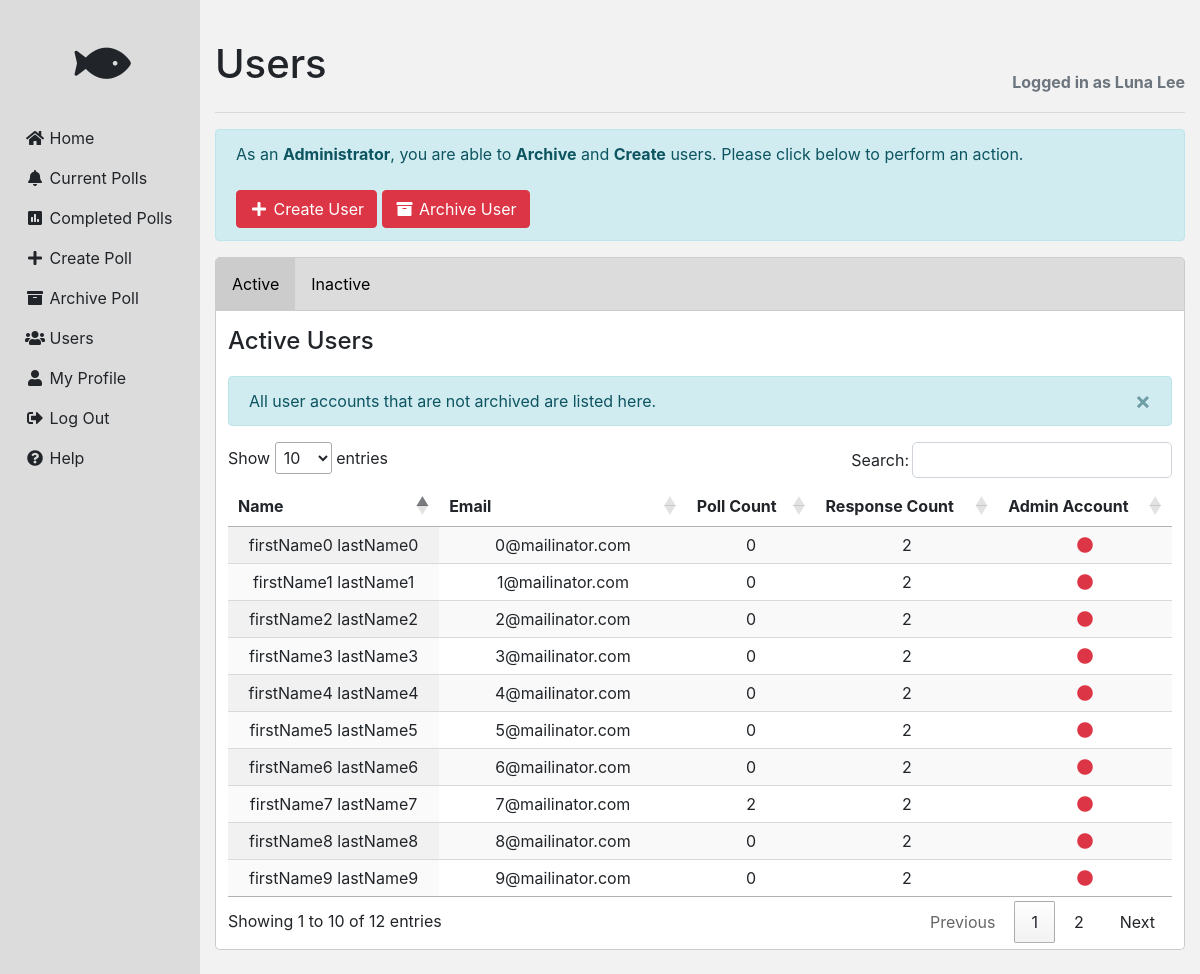
The app's page /users (signed in) with its own data.
### app/models.py (models this page shows, shortened)
class PaginatedAPIMixin(object):
    @staticmethod
    def to_collection_dict(query, page, per_page, endpoint, **kwargs):
        resources = query.paginate(page, per_page, False)
        data = {
            'items': [item.to_dict() for item in resources.items],
            '_meta': {
                'page': page,
                'per_page': per_page,
                'total_pages': resources.pages,
                'total_items': resources.total
            },
            '_links': {
                'self': url_for(endpoint, page=page, per_page=per_page,
                                **kwargs),
                'next': url_for(endpoint, page=page + 1, per_page=per_page,
                                **kwargs) if resources.has_next else None,
                'prev': url_for(endpoint, page=page - 1, per_page=per_page,
                                **kwargs) if resources.has_prev else None
            }
        }
        return data

class User(PaginatedAPIMixin, UserMixin, db.Model):
    __tablename__ = 'users'
    __table_args__ = {'sqlite_autoincrement': True}
    token = db.Column(db.String(32), index=True, unique=True)
    token_expiration = db.Column(db.DateTime)
    userId = db.Column(db.Integer, primary_key=True, autoincrement=True)
    firstName = db.Column(db.String(64), nullable=False)
    lastName = db.Column(db.String(64))
    username = db.Column(db.String(64), nullable=False, unique=True)
    pwdHash = db.Column(db.String(128))
    email = db.Column(db.String(128), nullable=False, unique=True)
    ad_street = db.Column(db.String(64))
    ad_suburb = db.Column(db.String(64))
    ad_state = db.Column(db.String(64))
    ad_country = db.Column(db.String(64), server_default="Australia")
    createdAt = db.Column(db.DateTime)
    lastModifiedAt = db.Column(db.DateTime)
    isActive = db.Column(db.Boolean)
    isAdmin = db.Column(db.Boolean)
    lastLogin = db.Column(db.DateTime)
    currentLogin = db.Column(db.DateTime)
    def howManyResponses(self):
        responses = Poll.Response.query.filter_by(userId=self.userId).all()
        polls = []
        current = None
        totalResponses = 0
        pollIds = []
        for item in responses:
            if current == item.pollId:
                pass
            else:
                current = item.pollId
                pollIds.append(current)
                totalResponses += 1
        returnData = {
            'userId': self.userId,
            'totalResponses': totalResponses,
            'pollIds': pollIds
        }
        return responses, returnData
    def howManyPolls(self):
        poll = Poll.query.filter_by(createdByUserId=self.userId).all()
        return (poll)

### app/main/routes.py (the view)
@bp.route('/users', methods=['GET', 'POST'])
@login_required
def users():
    if current_user.isAdmin:
        users=getAllUsers()
        return render_template("users.html", title='Users', users=users)
    else:
        flash(Markup('<script>Notify("Only an admin user can view this page.", null, null, "danger")</script>'))
        return redirect(url_for('main.index'))

### app/controllers.py (called while the page is built)
def getAllUsers():
    user = User.query.all()
    return user

### app/models.py (called while the page is built)
@login.user_loader
def load_user(userId):
    return User.query.get(int(userId))

### app/templates/users.html (shortened to what this page needs)
{% extends "base.html" %}
{% block content %}
  <div class="alert alert-info" role="alert">
    As an <strong>Administrator</strong>, you are able to <strong>Archive</strong> and <strong>Create</strong> users. Please click below to
    perform
    an action.<br><br>
    <a class="btn btn-danger" href="{{ url_for('main.users') }}/create"><i class="fa-fw fa fa-plus"></i> Create User</a>
    <a class="btn btn-danger" href="{{ url_for('main.users') }}/archive"><i class="fa-fw fa fa-archive"></i> Archive User</a>
  </div>
  <div class="tab">
    <button class="tablinks" id="defaultOpen" onclick="openTab(event, 'Active')">Active</button>
    <button class="tablinks" onclick="openTab(event, 'Inactive')">Inactive</button>
  </div>
  {% include "/users/active.html" %}
  <br>
{% endblock %}

### app/templates/components/header.html
<div style="margin-top: 20px; display: flex; justify-content: space-between">
  <h1 class="header-title" style="display:inline">
    {{ title }}
  </h1>
  <span style="margin-top: 50px;font-weight: bold;color:#6c757d">
    {% if current_user.is_anonymous %}
      <a class="register-button" href="{{ url_for('main.register') }}">Register Account</a>
    {% else %}
      Logged in
      {% if current_user.firstName %}
        as {{ current_user.firstName }}
        {% if current_user.lastName %}
          {{ current_user.lastName }}
        {% endif %}
      {% endif %}
    {% endif %}
  </span>
</div>
<hr>

### app/templates/users/active.html (shortened to what this page needs)
<div id="Active" class="tabcontent" style="background-color: white">
  <h4 style="margin-top: 10px; margin-bottom: 20px">Active Users</h4>
  <div class="alert alert-info alert-dismissible fade show" role="alert">
    All user accounts that are not archived are listed here.
    <button type="button" class="close" data-dismiss="alert" aria-label="Close">
      <span aria-hidden="true">&times;</span>
    </button>
  </div>
  <table id="table-active" class="display">
    <thead>
    <tr>
      <th>Name</th>
      <th>Email</th>
      <th>Poll Count</th>
      <th>Response Count</th>
      <th>Admin Account</th>
    </tr>
    </thead>
    <tbody>
    {% for user in users %}
      {% if user.isActive %}
        <tr>
          <td>{{ user.firstName }} {% if user.lastName %}{{ user.lastName }}{% endif %}</td>
          <td>{{ user.email }}</td>
          <td>{{ user.howManyPolls()|length }}</td>
          <td>{{ user.howManyResponses()|length }}</td>
          <td>
            {% if user.isAdmin %}
              <span data-toggle="tooltip" title="Administrator">
                <i class="fa-fw fa fa-circle text-success"></i>
              </span>
            {% else %}
              <span data-toggle="tooltip" title="Standard User">
                <i class="fa-fw fa fa-circle text-danger"></i>
              </span>
            {% endif %}
          </td>
        </tr>
      {% endif %}
    {% endfor %}
    </tbody>
  </table>
</div>

### app/static/css/base.css (style rules this page uses)
body { background-color: #f2f2f2; }
table { text-align: center; }
.header-title { margin-top: 20px; }

### app/static/css/tabs.css (style rules this page uses)
.tab { border-top-right-radius: 5px; border-top-left-radius: 5px; overflow: hidden; border: 1px solid #ccc; background-color: #DCDCDC; }
.tab button { transition: 0.3s; background-color: inherit; float: left; border: none; outline: none; cursor: pointer; padding: 14px 16px; transition: 0.3s; }
.tab button.active { background-color: #ccc; }
.tabcontent { border-bottom-left-radius: 5px; border-bottom-right-radius: 5px; display: none; padding: 6px 12px; border: 1px solid #ccc; border-top: none; }

### records on screen
User: firstName "Luna", lastName "Lee"
User: firstName "firstName0", lastName "lastName0", email "0@mailinator.com", howManyPolls|length "0", howManyResponses|length "2", isAdmin False (drawn)
User: firstName "firstName1", lastName "lastName1", email "1@mailinator.com", howManyPolls|length "0", howManyResponses|length "2", isAdmin False (drawn)
User: firstName "firstName2", lastName "lastName2", email "2@mailinator.com", howManyPolls|length "0", howManyResponses|length "2", isAdmin False (drawn)
User: firstName "firstName3", lastName "lastName3", email "3@mailinator.com", howManyPolls|length "0", howManyResponses|length "2", isAdmin False (drawn)
User: firstName "firstName4", lastName "lastName4", email "4@mailinator.com", howManyPolls|length "0", howManyResponses|length "2", isAdmin False (drawn)
User: firstName "firstName5", lastName "lastName5", email "5@mailinator.com", howManyPolls|length "0", howManyResponses|length "2", isAdmin False (drawn)
User: firstName "firstName6", lastName "lastName6", email "6@mailinator.com", howManyPolls|length "0", howManyResponses|length "2", isAdmin False (drawn)
User: firstName "firstName7", lastName "lastName7", email "7@mailinator.com", howManyPolls|length "2", howManyResponses|length "2", isAdmin False (drawn)
User: firstName "firstName8", lastName "lastName8", email "8@mailinator.com", howManyPolls|length "0", howManyResponses|length "2", isAdmin False (drawn)
User: firstName "firstName9", lastName "lastName9", email "9@mailinator.com", howManyPolls|length "0", howManyResponses|length "2", isAdmin False (drawn)

### other values on screen
{{ title }} "Users"
